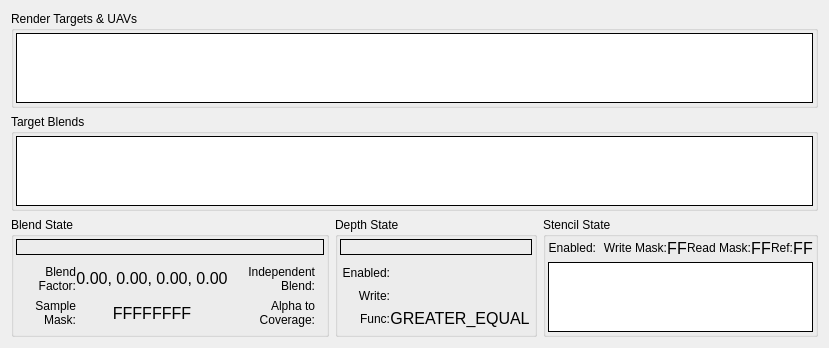
         <widget class="QWidget" name="omScrollContents">
          <property name="geometry">
           <rect>
            <x>0</x>
            <y>0</y>
            <width>829</width>
            <height>311</height>
           </rect>
          </property>
          <layout class="QGridLayout" name="gridLayout_9">
           <item row="0" column="0" colspan="3">
            <widget class="QGroupBox" name="outputsGroup">
             <property name="sizePolicy">
              <sizepolicy hsizetype="Preferred" vsizetype="Expanding">
               <horstretch>0</horstretch>
               <verstretch>0</verstretch>
              </sizepolicy>
             </property>
             <property name="title">
              <string>Render Targets &amp;&amp; UAVs</string>
             </property>
             <layout class="QHBoxLayout" name="horizontalLayout_24">
              <property name="leftMargin">
               <number>2</number>
              </property>
              <property name="topMargin">
               <number>2</number>
              </property>
              <property name="rightMargin">
               <number>2</number>
              </property>
              <property name="bottomMargin">
               <number>2</number>
              </property>
              <item>
               <widget class="RDTreeWidget" name="targetOutputs">
                <property name="frameShape">
                 <enum>QFrame::Box</enum>
                </property>
                <property name="frameShadow">
                 <enum>QFrame::Plain</enum>
                </property>
                <property name="sizeAdjustPolicy">
                 <enum>QAbstractScrollArea::AdjustToContents</enum>
                </property>
                <property name="editTriggers">
                 <set>QAbstractItemView::NoEditTriggers</set>
                </property>
                <property name="showDropIndicator" stdset="0">
                 <bool>false</bool>
                </property>
                <property name="indentation">
                 <number>0</number>
                </property>
                <property name="rootIsDecorated">
                 <bool>false</bool>
                </property>
                <property name="itemsExpandable">
                 <bool>false</bool>
                </property>
                <property name="allColumnsShowFocus">
                 <bool>true</bool>
                </property>
                <property name="expandsOnDoubleClick">
                 <bool>false</bool>
                </property>
                <attribute name="headerStretchLastSection">
                 <bool>false</bool>
                </attribute>
               </widget>
              </item>
             </layout>
            </widget>
           </item>
           <item row="1" column="0" colspan="3">
            <widget class="QGroupBox" name="blendsGroup">
             <property name="sizePolicy">
              <sizepolicy hsizetype="Preferred" vsizetype="Expanding">
               <horstretch>0</horstretch>
               <verstretch>0</verstretch>
              </sizepolicy>
             </property>
             <property name="title">
              <string>Target Blends</string>
             </property>
             <layout class="QHBoxLayout" name="horizontalLayout_25">
              <property name="leftMargin">
               <number>2</number>
              </property>
              <property name="topMargin">
               <number>2</number>
              </property>
              <property name="rightMargin">
               <number>2</number>
              </property>
              <property name="bottomMargin">
               <number>2</number>
              </property>
              <item>
               <widget class="RDTreeWidget" name="blends">
                <property name="frameShape">
                 <enum>QFrame::Box</enum>
                </property>
                <property name="frameShadow">
                 <enum>QFrame::Plain</enum>
                </property>
                <property name="sizeAdjustPolicy">
                 <enum>QAbstractScrollArea::AdjustToContents</enum>
                </property>
                <property name="editTriggers">
                 <set>QAbstractItemView::NoEditTriggers</set>
                </property>
                <property name="showDropIndicator" stdset="0">
                 <bool>false</bool>
                </property>
                <property name="indentation">
                 <number>0</number>
                </property>
                <property name="rootIsDecorated">
                 <bool>false</bool>
                </property>
                <property name="itemsExpandable">
                 <bool>false</bool>
                </property>
                <property name="allColumnsShowFocus">
                 <bool>true</bool>
                </property>
                <property name="expandsOnDoubleClick">
                 <bool>false</bool>
                </property>
               </widget>
              </item>
             </layout>
            </widget>
           </item>
           <item row="2" column="0">
            <widget class="QGroupBox" name="blendStateGroup">
             <property name="sizePolicy">
              <sizepolicy hsizetype="Preferred" vsizetype="Preferred">
               <horstretch>0</horstretch>
               <verstretch>0</verstretch>
              </sizepolicy>
             </property>
             <property name="title">
              <string>Blend State</string>
             </property>
             <layout class="QGridLayout" name="gridLayout_8">
              <property name="leftMargin">
               <number>2</number>
              </property>
              <property name="topMargin">
               <number>2</number>
              </property>
              <property name="rightMargin">
               <number>2</number>
              </property>
              <property name="bottomMargin">
               <number>2</number>
              </property>
              <property name="spacing">
               <number>4</number>
              </property>
              <item row="0" column="0" colspan="2">
               <widget class="RDLabel" name="blendState">
                <property name="sizePolicy">
                 <sizepolicy hsizetype="Preferred" vsizetype="Fixed">
                  <horstretch>0</horstretch>
                  <verstretch>0</verstretch>
                 </sizepolicy>
                </property>
                <property name="frameShape">
                 <enum>QFrame::Box</enum>
                </property>
                <property name="margin">
                 <number>4</number>
                </property>
               </widget>
              </item>
              <item row="1" column="0" colspan="2">
               <layout class="QGridLayout" name="blendStateGridLayout">
                <property name="leftMargin">
                 <number>2</number>
                </property>
                <property name="topMargin">
                 <number>2</number>
                </property>
                <property name="rightMargin">
                 <number>2</number>
                </property>
                <property name="bottomMargin">
                 <number>2</number>
                </property>
                <property name="spacing">
                 <number>0</number>
                </property>
                <item row="0" column="0">
                 <widget class="QLabel" name="blendFactorLabel">
                  <property name="text">
                   <string>Blend Factor:</string>
                  </property>
                  <property name="alignment">
                   <set>Qt::AlignRight|Qt::AlignTrailing|Qt::AlignVCenter</set>
                  </property>
                  <property name="wordWrap">
                   <bool>true</bool>
                  </property>
                 </widget>
                </item>
                <item row="0" column="1">
                 <widget class="QLabel" name="blendFactor">
                  <property name="font">
                   <font>
                    <pointsize>12</pointsize>
                   </font>
                  </property>
                  <property name="text">
                   <string>0.00, 0.00, 0.00, 0.00</string>
                  </property>
                  <property name="alignment">
                   <set>Qt::AlignCenter</set>
                  </property>
                  <property name="margin">
                   <number>4</number>
                  </property>
                 </widget>
                </item>
                <item row="0" column="2">
                 <widget class="QLabel" name="independentBlendLabel">
                  <property name="text">
                   <string>Independent Blend:</string>
                  </property>
                  <property name="alignment">
                   <set>Qt::AlignRight|Qt::AlignTrailing|Qt::AlignVCenter</set>
                  </property>
                  <property name="wordWrap">
                   <bool>true</bool>
                  </property>
                 </widget>
                </item>
                <item row="0" column="3">
                 <widget class="QLabel" name="independentBlend">
                  <property name="text">
                   <string/>
                  </property>
                  <property name="rdIcon" stdset="0">
                   <string>cross</string>
                  </property>
                  <property name="alignment">
                   <set>Qt::AlignCenter</set>
                  </property>
                  <property name="margin">
                   <number>4</number>
                  </property>
                 </widget>
                </item>
                <item row="1" column="0">
                 <widget class="QLabel" name="sampleMaskLabel">
                  <property name="text">
                   <string>Sample Mask:</string>
                  </property>
                  <property name="alignment">
                   <set>Qt::AlignRight|Qt::AlignTrailing|Qt::AlignVCenter</set>
                  </property>
                  <property name="wordWrap">
                   <bool>true</bool>
                  </property>
                 </widget>
                </item>
                <item row="1" column="1">
                 <widget class="QLabel" name="sampleMask">
                  <property name="font">
                   <font>
                    <pointsize>12</pointsize>
                   </font>
                  </property>
                  <property name="text">
                   <string>FFFFFFFF</string>
                  </property>
                  <property name="alignment">
                   <set>Qt::AlignCenter</set>
                  </property>
                  <property name="margin">
                   <number>4</number>
                  </property>
                 </widget>
                </item>
                <item row="1" column="2">
                 <widget class="QLabel" name="alphaToCoverageLabel">
                  <property name="text">
                   <string>Alpha to Coverage:</string>
                  </property>
                  <property name="alignment">
                   <set>Qt::AlignRight|Qt::AlignTrailing|Qt::AlignVCenter</set>
                  </property>
                  <property name="wordWrap">
                   <bool>true</bool>
                  </property>
                 </widget>
                </item>
                <item row="1" column="3">
                 <widget class="QLabel" name="alphaToCoverage">
                  <property name="text">
                   <string/>
                  </property>
                  <property name="rdIcon" stdset="0">
                   <string>cross</string>
                  </property>
                  <property name="alignment">
                   <set>Qt::AlignCenter</set>
                  </property>
                  <property name="margin">
                   <number>4</number>
                  </property>
                 </widget>
                </item>
               </layout>
              </item>
             </layout>
            </widget>
           </item>
           <item row="2" column="1">
            <widget class="QGroupBox" name="depthStateGroup">
             <property name="sizePolicy">
              <sizepolicy hsizetype="Preferred" vsizetype="Preferred">
               <horstretch>0</horstretch>
               <verstretch>0</verstretch>
              </sizepolicy>
             </property>
             <property name="title">
              <string>Depth State</string>
             </property>
             <layout class="QGridLayout" name="gridLayout_6">
              <property name="leftMargin">
               <number>2</number>
              </property>
              <property name="topMargin">
               <number>2</number>
              </property>
              <property name="rightMargin">
               <number>2</number>
              </property>
              <property name="bottomMargin">
               <number>2</number>
              </property>
              <property name="spacing">
               <number>4</number>
              </property>
              <item row="0" column="0" colspan="2">
               <widget class="RDLabel" name="depthState">
                <property name="sizePolicy">
                 <sizepolicy hsizetype="MinimumExpanding" vsizetype="Fixed">
                  <horstretch>0</horstretch>
                  <verstretch>0</verstretch>
                 </sizepolicy>
                </property>
                <property name="frameShape">
                 <enum>QFrame::Box</enum>
                </property>
                <property name="margin">
                 <number>4</number>
                </property>
               </widget>
              </item>
              <item row="1" column="0" colspan="2">
               <layout class="QGridLayout" name="depthStateGridLayout">
                <property name="leftMargin">
                 <number>2</number>
                </property>
                <property name="topMargin">
                 <number>2</number>
                </property>
                <property name="rightMargin">
                 <number>2</number>
                </property>
                <property name="bottomMargin">
                 <number>2</number>
                </property>
                <property name="spacing">
                 <number>0</number>
                </property>
                <item row="0" column="0">
                 <widget class="QLabel" name="depthEnabledLabel">
                  <property name="text">
                   <string>Enabled:</string>
                  </property>
                  <property name="alignment">
                   <set>Qt::AlignRight|Qt::AlignTrailing|Qt::AlignVCenter</set>
                  </property>
                 </widget>
                </item>
                <item row="0" column="1">
                 <widget class="QLabel" name="depthEnabled">
                  <property name="text">
                   <string/>
                  </property>
                  <property name="rdIcon" stdset="0">
                   <string>cross</string>
                  </property>
                  <property name="alignment">
                   <set>Qt::AlignCenter</set>
                  </property>
                  <property name="margin">
                   <number>4</number>
                  </property>
                 </widget>
                </item>
                <item row="1" column="0">
                 <widget class="QLabel" name="depthWriteLabel">
                  <property name="text">
                   <string>Write:</string>
                  </property>
                  <property name="alignment">
                   <set>Qt::AlignRight|Qt::AlignTrailing|Qt::AlignVCenter</set>
                  </property>
                 </widget>
                </item>
                <item row="1" column="1">
                 <widget class="QLabel" name="depthWrite">
                  <property name="font">
                   <font>
                    <pointsize>12</pointsize>
                   </font>
                  </property>
                  <property name="text">
                   <string/>
                  </property>
                  <property name="rdIcon" stdset="0">
                   <string>cross</string>
                  </property>
                  <property name="alignment">
                   <set>Qt::AlignCenter</set>
                  </property>
                  <property name="margin">
                   <number>4</number>
                  </property>
                 </widget>
                </item>
                <item row="2" column="0">
                 <widget class="QLabel" name="depthFuncLabel">
                  <property name="text">
                   <string>Func:</string>
                  </property>
                  <property name="alignment">
                   <set>Qt::AlignRight|Qt::AlignTrailing|Qt::AlignVCenter</set>
                  </property>
                 </widget>
                </item>
                <item row="2" column="1">
                 <widget class="QLabel" name="depthFunc">
                  <property name="font">
                   <font>
                    <pointsize>12</pointsize>
                   </font>
                  </property>
                  <property name="text">
                   <string>GREATER_EQUAL</string>
                  </property>
                  <property name="alignment">
                   <set>Qt::AlignCenter</set>
                  </property>
                  <property name="margin">
                   <number>4</number>
                  </property>
                 </widget>
                </item>
               </layout>
              </item>
             </layout>
            </widget>
           </item>
           <item row="2" column="2">
            <widget class="QGroupBox" name="stencilStateGroup">
             <property name="sizePolicy">
              <sizepolicy hsizetype="Preferred" vsizetype="Preferred">
               <horstretch>0</horstretch>
               <verstretch>0</verstretch>
              </sizepolicy>
             </property>
             <property name="title">
              <string>Stencil State</string>
             </property>
             <property name="alignment">
              <set>Qt::AlignLeading|Qt::AlignLeft|Qt::AlignTop</set>
             </property>
             <layout class="QGridLayout" name="gridLayout_4">
              <property name="leftMargin">
               <number>2</number>
              </property>
              <property name="topMargin">
               <number>2</number>
              </property>
              <property name="rightMargin">
               <number>2</number>
              </property>
              <property name="bottomMargin">
               <number>2</number>
              </property>
              <property name="verticalSpacing">
               <number>4</number>
              </property>
              <item row="0" column="0">
               <layout class="QHBoxLayout" name="horizontalLayout_15">
                <item>
                 <widget class="QLabel" name="stencilEnabledLabel">
                  <property name="sizePolicy">
                   <sizepolicy hsizetype="Preferred" vsizetype="Fixed">
                    <horstretch>0</horstretch>
                    <verstretch>0</verstretch>
                   </sizepolicy>
                  </property>
                  <property name="text">
                   <string>Enabled:</string>
                  </property>
                  <property name="alignment">
                   <set>Qt::AlignRight|Qt::AlignTrailing|Qt::AlignVCenter</set>
                  </property>
                 </widget>
                </item>
                <item>
                 <widget class="QLabel" name="stencilEnabled">
                  <property name="sizePolicy">
                   <sizepolicy hsizetype="Preferred" vsizetype="Fixed">
                    <horstretch>0</horstretch>
                    <verstretch>0</verstretch>
                   </sizepolicy>
                  </property>
                  <property name="text">
                   <string/>
                  </property>
                  <property name="rdIcon" stdset="0">
                   <string>cross</string>
                  </property>
                  <property name="alignment">
                   <set>Qt::AlignCenter</set>
                  </property>
                  <property name="margin">
                   <number>4</number>
                  </property>
                 </widget>
                </item>
                <item>
                 <widget class="QLabel" name="stencilWriteMaskLabel">
                  <property name="sizePolicy">
                   <sizepolicy hsizetype="Preferred" vsizetype="Fixed">
                    <horstretch>0</horstretch>
                    <verstretch>0</verstretch>
                   </sizepolicy>
                  </property>
                  <property name="text">
                   <string>Write Mask:</string>
                  </property>
                  <property name="alignment">
                   <set>Qt::AlignRight|Qt::AlignTrailing|Qt::AlignVCenter</set>
                  </property>
                 </widget>
                </item>
                <item>
                 <widget class="QLabel" name="stencilWriteMask">
                  <property name="sizePolicy">
                   <sizepolicy hsizetype="Preferred" vsizetype="Fixed">
                    <horstretch>0</horstretch>
                    <verstretch>0</verstretch>
                   </sizepolicy>
                  </property>
                  <property name="font">
                   <font>
                    <pointsize>12</pointsize>
                   </font>
                  </property>
                  <property name="text">
                   <string>FF</string>
                  </property>
                  <property name="alignment">
                   <set>Qt::AlignCenter</set>
                  </property>
                  <property name="margin">
                   <number>4</number>
                  </property>
                 </widget>
                </item>
                <item>
                 <widget class="QLabel" name="stenciReadMaskLabel">
                  <property name="sizePolicy">
                   <sizepolicy hsizetype="Preferred" vsizetype="Fixed">
                    <horstretch>0</horstretch>
                    <verstretch>0</verstretch>
                   </sizepolicy>
                  </property>
                  <property name="text">
                   <string>Read Mask:</string>
                  </property>
                  <property name="alignment">
                   <set>Qt::AlignRight|Qt::AlignTrailing|Qt::AlignVCenter</set>
                  </property>
                 </widget>
                </item>
                <item>
                 <widget class="QLabel" name="stencilReadMask">
                  <property name="sizePolicy">
                   <sizepolicy hsizetype="Preferred" vsizetype="Fixed">
                    <horstretch>0</horstretch>
                    <verstretch>0</verstretch>
                   </sizepolicy>
                  </property>
                  <property name="font">
                   <font>
                    <pointsize>12</pointsize>
                   </font>
                  </property>
                  <property name="text">
                   <string>FF</string>
                  </property>
                  <property name="alignment">
                   <set>Qt::AlignCenter</set>
                  </property>
                  <property name="margin">
                   <number>4</number>
                  </property>
                 </widget>
                </item>
                <item>
                 <widget class="QLabel" name="stenciRefLabel">
                  <property name="sizePolicy">
                   <sizepolicy hsizetype="Preferred" vsizetype="Fixed">
                    <horstretch>0</horstretch>
                    <verstretch>0</verstretch>
                   </sizepolicy>
                  </property>
                  <property name="text">
                   <string>Ref:</string>
                  </property>
                  <property name="alignment">
                   <set>Qt::AlignRight|Qt::AlignTrailing|Qt::AlignVCenter</set>
                  </property>
                 </widget>
                </item>
                <item>
                 <widget class="QLabel" name="stencilRef">
                  <property name="sizePolicy">
                   <sizepolicy hsizetype="Preferred" vsizetype="Fixed">
                    <horstretch>0</horstretch>
                    <verstretch>0</verstretch>
                   </sizepolicy>
                  </property>
                  <property name="font">
                   <font>
                    <pointsize>12</pointsize>
                   </font>
                  </property>
                  <property name="text">
                   <string>FF</string>
                  </property>
                  <property name="alignment">
                   <set>Qt::AlignCenter</set>
                  </property>
                  <property name="margin">
                   <number>4</number>
                  </property>
                 </widget>
                </item>
                <item>
                 <spacer name="horizontalSpacer_3">
                  <property name="orientation">
                   <enum>Qt::Horizontal</enum>
                  </property>
                  <property name="sizeHint" stdset="0">
                   <size>
                    <width>0</width>
                    <height>0</height>
                   </size>
                  </property>
                 </spacer>
                </item>
               </layout>
              </item>
              <item row="1" column="0">
               <widget class="RDTreeWidget" name="stencils">
                <property name="sizePolicy">
                 <sizepolicy hsizetype="Expanding" vsizetype="Preferred">
                  <horstretch>0</horstretch>
                  <verstretch>0</verstretch>
                 </sizepolicy>
                </property>
                <property name="frameShape">
                 <enum>QFrame::Box</enum>
                </property>
                <property name="frameShadow">
                 <enum>QFrame::Plain</enum>
                </property>
                <property name="verticalScrollBarPolicy">
                 <enum>Qt::ScrollBarAlwaysOff</enum>
                </property>
                <property name="horizontalScrollBarPolicy">
                 <enum>Qt::ScrollBarAsNeeded</enum>
                </property>
                <property name="sizeAdjustPolicy">
                 <enum>QAbstractScrollArea::AdjustToContents</enum>
                </property>
                <property name="editTriggers">
                 <set>QAbstractItemView::NoEditTriggers</set>
                </property>
                <property name="showDropIndicator" stdset="0">
                 <bool>false</bool>
                </property>
                <property name="selectionMode">
                 <enum>QAbstractItemView::SingleSelection</enum>
                </property>
                <property name="indentation">
                 <number>0</number>
                </property>
                <property name="rootIsDecorated">
                 <bool>false</bool>
                </property>
                <property name="itemsExpandable">
                 <bool>false</bool>
                </property>
                <property name="allColumnsShowFocus">
                 <bool>true</bool>
                </property>
                <property name="expandsOnDoubleClick">
                 <bool>false</bool>
                </property>
                <attribute name="headerStretchLastSection">
                 <bool>false</bool>
                </attribute>
               </widget>
              </item>
             </layout>
            </widget>
           </item>
          </layout>
         </widget>
